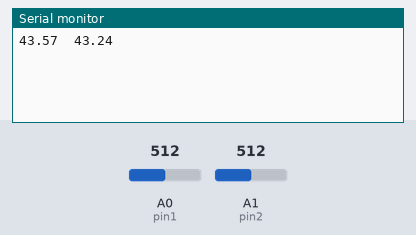
Bench run of a sketch on a simulated Arduino Uno, built with avr-gcc and run on an emulated ATmega328P. Parts: the last lines printed to the serial monitor. The test bench sets the inputs (shaded band); at power-on: A0 (pin1) = 512, A1 (pin2) = 512.

Above: at 1.3 s.
1.4 s: A0 (pin1) set to 0
At 3.3 s:
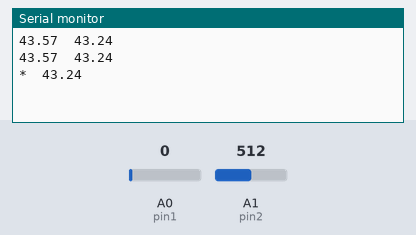
4.4 s: A1 (pin2) set to 0
At 5.3 s:
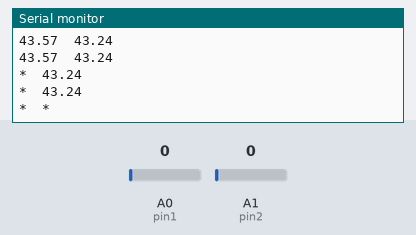
7.0 s: A0 (pin1) set to 122
At 7.9 s:
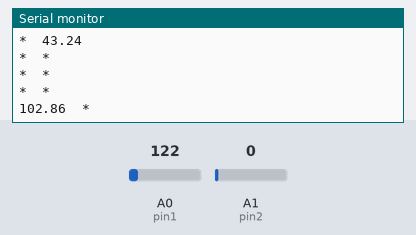
10.0 s: A1 (pin2) set to 122
At 11.3 s:
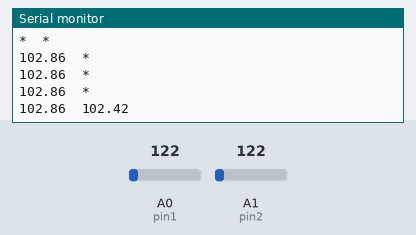

The sketch:

Measure.ino
```cpp
// (licence header left out)
const int pin1 = A0;
const int pin2 = A1;

/* Voltage divider (Ohm) */
const float dr1 = 4610;
const float dr2 = 4670;

/* Hart Equation for SAS-10 thermometer */
const float ha = 0.00112974;
const float hb = 0.00023399;
const float hc = 8.8342e-08;

/*
 reads voltage from the analog input (pin) and returns
 resistance of register connected between the pin and GND
 provided that another fixed register connects between the pin
 and Vcc

 returns -1 for infinity
 */
float readResistance(int pin, float r)
{
	int sensorValue = analogRead(pin);
	if (sensorValue >= 1023) return -1;
	return r * (float) sensorValue / (float) (1023 - sensorValue);
}

/*
 converts resistance (ohm) of an SAS-10 thermometer into temperature (Deg-C)

 t(r)=1/(a+b*log(r)+c*(log(r)**3))-273.16
 http://en.wikipedia.org/wiki/Thermistor#Steinhart.E2.80.93Hart_equation

 SAS-10:
 a: 0.00112974
 b: 0.00023399
 c: 8.8342e-08
 */
float temperature(float r)
{
	return 1 / (ha + hb * log(r) + hc * pow(log(r), 3)) - 273.16;
}

void setup() {
	Serial.begin(9600);
}

void serialPrintFloat(float value, int digits) {
	if (value < 0) {
		Serial.print("-");
		value *= -1;
	}

	Serial.print(int(value));
	Serial.print(".");

	int i;
	for(i = 0; i < digits; i++) {
		value -= int(value);
		value *= 10;
		Serial.print(int(value));
	}
}


void loop() {
	float xr1;
	float xr2;

	xr1 = readResistance(pin1, dr1);
	readResistance(pin2, dr2);
	delay(500);
	xr2 = readResistance(pin2, dr2);
	readResistance(pin1, dr1);

	if (xr1 > 0) {
		serialPrintFloat(temperature(xr1), 2);
	} else {
		Serial.print("*");
	}
	Serial.print("\t");
	if (xr2 > 0) {
		serialPrintFloat(temperature(xr2), 2);
	} else {
		Serial.print("*");
	}
	Serial.println("");

	delay(500);
}
```

Measured:
- after the input at 1.4 s, the serial monitor: prints a new line after 1.1 s (image 1)
- after the input at 4.4 s, the serial monitor: prints a new line after 0.11 s (image 2)
- after the input at 7.0 s, the serial monitor: prints a new line after 0.51 s (image 3)
- after the input at 10.0 s, the serial monitor: prints a new line after 0.52 s (image 4)
